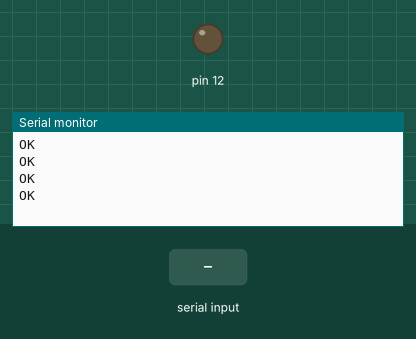
Recording of a sketch running on a simulated Arduino Mega 2560, built with avr-gcc and run on an emulated ATmega2560. Parts: output pins drawn as LEDs (lit = HIGH), the last lines printed to the serial monitor. Inputs (shaded band) come from the test bench. The modem accepts every AT command (registered, SIM ready, sends succeed) and sends nothing else.

Above: at 13.2 s.
13.3 s: "SWITCH ON\n" received over the second serial link
At 15.3 s:
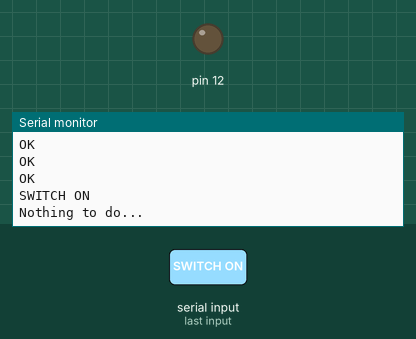
15.8 s: "SWITCH OFF\n" received over the second serial link
At 17.3 s:
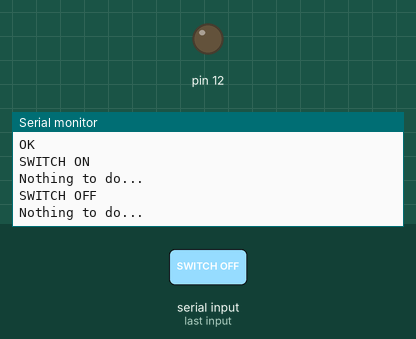
18.3 s: "1\n" received over the second serial link
At 20.0 s:
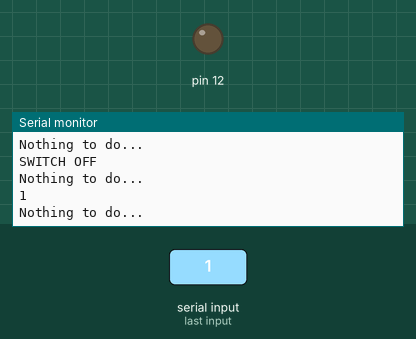

Measured:
- after the input at 13.3 s, the serial monitor: prints a new line after 1.0 s (image 1)
- after the input at 15.8 s, the serial monitor: prints a new line after 1.0 s (image 2)
- after the input at 18.3 s, the serial monitor: prints a new line after 1.0 s (image 3)

The sketch:

WIFI_SERVER.ino
```cpp
#include "SoftwareSerial.h"

#define WIFISSID "IOT5A"      // WIFI Username
#define WIFIPASS ""         // WIFI Password

SoftwareSerial Serial1(2,3);

void read_write()
{
while (Serial1.available())
{
char c = Serial1.read();
Serial.write(c);
if(c=='\r') Serial.print('\n');
}
Serial.print('\n');
delay(2000);
Serial1.flush();

}

void setupAP() {
  String Cmd = "AT+CWSAP=\"";
  Cmd+=WIFISSID;  Cmd+="\",\""; Cmd+=WIFIPASS; Cmd+="\",8,0";
  Serial1.println(Cmd);
  delay(1000);

   read_write();
}

// the setup function runs once when you press reset or power the board
void setup() {
  Serial.begin(9600);
  Serial1.begin(9600);
  pinMode(12,OUTPUT);

  // Setup Wifi as AP
  Serial1.println("AT+CWMODE=2");
  delay(1000);

   read_write();

  setupAP();

  //Set as multiple connection mode
  Serial1.println("AT+CIPMUX=1");
  delay(1000);
   read_write();

 // Configure server
  Serial1.println("AT+CIPSERVER=1");
  delay(1000);
   read_write();

}

void loop() {

  if(Serial1.available())
  {
   String message = Serial1.readString();
   Serial.println (message);
    if(message.indexOf("SWITCH ON")>0)
    {
      digitalWrite(12,HIGH);
    }
    else if(message.indexOf("SWITCH OFF")>0)
    {
      digitalWrite(12,LOW);
    }
    else
    {
      Serial.println ("Nothing to do...");
    }
  }
}
```
